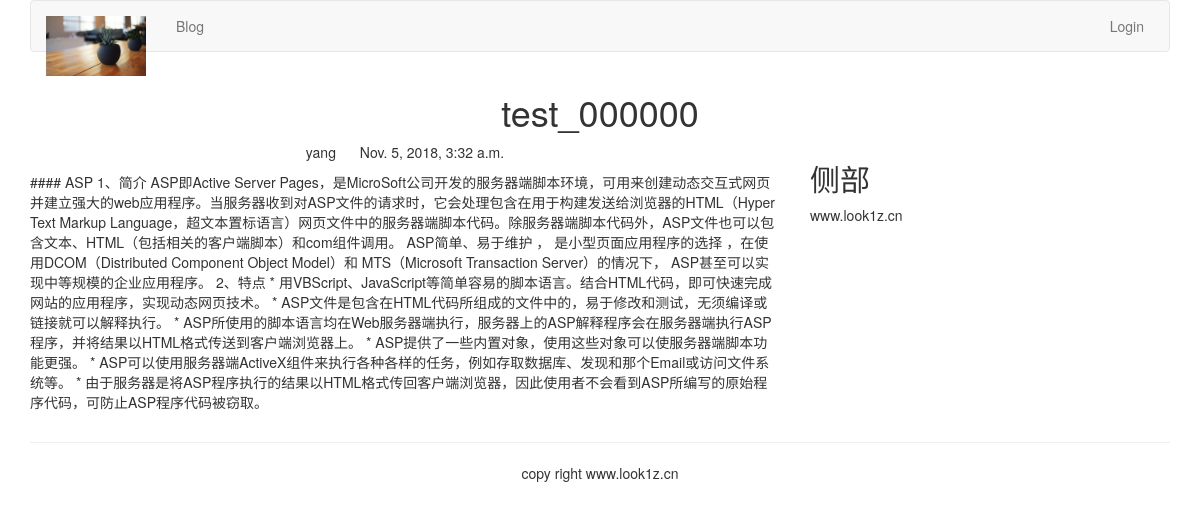
Page /blog/1/ on the committed database.
### blog/models.py (models this page shows, shortened)
class BlogArticles(models.Model):
    title = models.CharField(max_length=300)
    author = models.ForeignKey(User, related_name="blog_posts")
    body = models.TextField()
    publish = models.DateTimeField(default=timezone.now)
    class Meta:
        ordering = ("-publish",)

### blog/views.py (the view)
# urls.py: url(r'(?P<article_id>\d)/$', views.blog_article, name="blog_detail"),
def blog_article(request, article_id):
    article = get_object_or_404(BlogArticles, id=article_id)
    pub = article.publish
    return render(request, "blog/content.html", {"article":article, "publish":pub})

### templates/blog/content.html (shortened to what this page needs)
{% extends "base.html" %}
{% block content %}
<div class="row text-center vertical-middle-sm">
    <h1>{{ article.title }}</h1>
</div>
<div class="row">
    <div class="col-xs-12 col-md-8">
    <p class="text-center"><span>{{ article.author.username }}</span>
        <span style="margin-left:20px">{{ publish }}</span>
        <div>
        {{ article.body }}
    </div>
    </p>
    </div>
    <div class="col-xs-6 col-md-4">
        <h2>侧部</h2>
        <p>www.look1z.cn</p>
    </div>
</div>
{% endblock %}

### templates/base.html (shortened to what this page needs)
{% load staticfiles %}
<!DOCTYPE html>
<html lang="zh-cn">
<head>
    <link rel="stylesheet" href="{% static 'css/bootstrap.css' %}">
</head>
<body>
    {% include "header.html" %}
    <div class="container">
        {% block content %}{% endblock %}
    </div>
    {% include "footer.html" %}
</body>
</html>

### templates/header.html (shortened to what this page needs)
{% load staticfiles %}
<div class="container">
    <nav class="navbar navbar-default" role="navigation">
        <div class="navbar-header">
            <a class="navbar-brand" href="http://www.look1z.cn">
                <img src="{% static '/images/logo.png' %}" width="100px">
            </a>
        </div>
        <div>
            <ul class="nav navbar-nav" role="navigation">
                <li><a href="{% url 'blog:blog_title' %}">Blog</a>
                </li>
            </ul>
            <ul class="nav navbar-nav navbar-right" style="margin-right:10px">
                {% if user.is_authenticated %}
                <li>
                    <div class="dropdown" style="margin-top:8px">
                        <button class="btn btn-default dropdown-toggle" type="button" id="dropdownMenu"
                                data-toggle="dropdown">{{ user.username }}<span class="caret"></span></button>
                        <ul class="dropdown-menu">
                            <li><a href="{% url 'account:password_change' %}">修改密码</a></li>
                        </ul>
                    </div>
                </li>
                <li><a href="{% url 'account:user_logout' %}">Logout</a></li>
                {% else %}
                <li><a href="{% url 'account:user_login' %}">Login</a></li>
                {% endif %}
            </ul>
        </div>
    </nav>
</div>

### templates/footer.html
<div class="container">
    <hr>
    <p class="text-center">copy right www.look1z.cn</p>
</div>

### rows in the picture
BlogArticles: title "test_000000", author.username "yang", publish "Nov. 5, 2018, 3:32 a.m.", body "#### ASP 1、简介 ASP即Active Server Pages，是MicroSoft公司开发的服务器端脚本环境，可用来创建动态交互式网页并建立强大的web应用程序。当服务器收到对ASP文件的请求时，它会处理包含在用于构建发送给浏览器的HTML（Hyper Text Markup Language，超文本置标语言）网页文件中的服务器端脚本代码。除服务器端脚本代码外，ASP文件也可以包含文本、HTML（包括相关的客户端脚本）和com组件调用。 ASP简单、易于维护 ， 是小型页面应用程序的选择 ，在使用DCOM（Distributed Component Object Model）和 MTS（Microsoft Transaction Server）的情况下， ASP甚至可以实现中等规模的企业应用程序。 2、特点 * 用VBScript、JavaScript等简单容易的脚本语言。结合HTML代码，即可快速完成网站的应用程序，实现动态网页技术。 * ASP文件是包含在HTML代码所组成的文件中的，易于修改和测试，无须编译或链接就可以解释执行。 * ASP所使用的脚本语言均在Web服务器端执行，服务器上的ASP解释程序会在服务器端执行ASP程序，并将结果以HTML格式传送到客户端浏览器上。 * ASP提供了一些内置对象，使用这些对象可以使服务器端脚本功能更强。 * ASP可以使用服务器端ActiveX组件来执行各种各样的任务，例如存取数据库、发现和那个Email或访问文件系统等。 *…"
